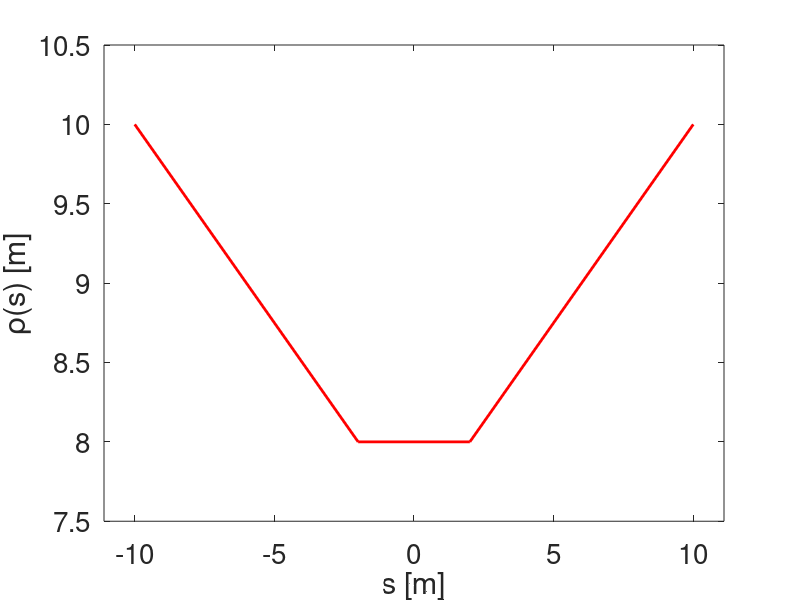
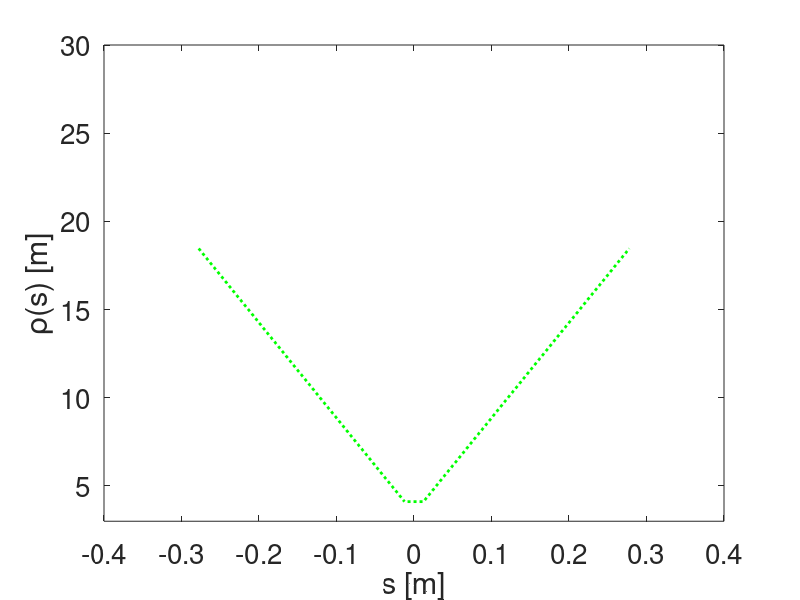
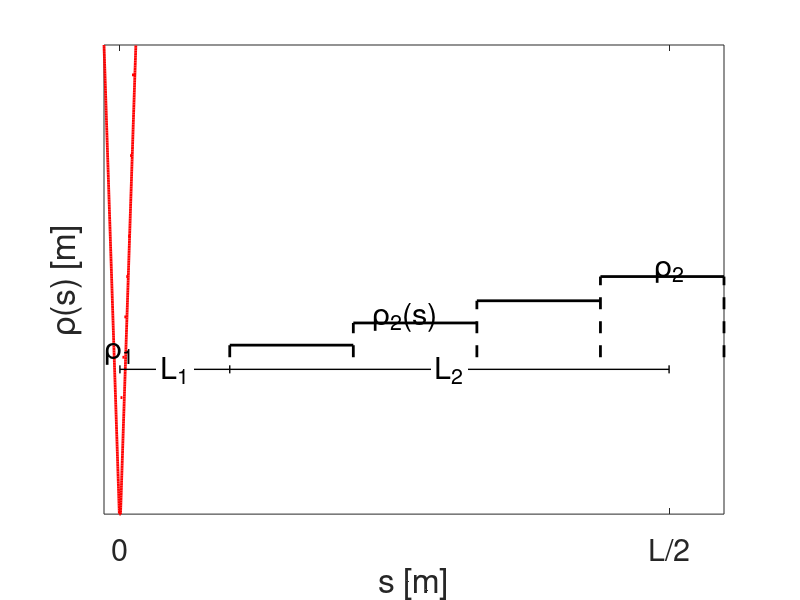
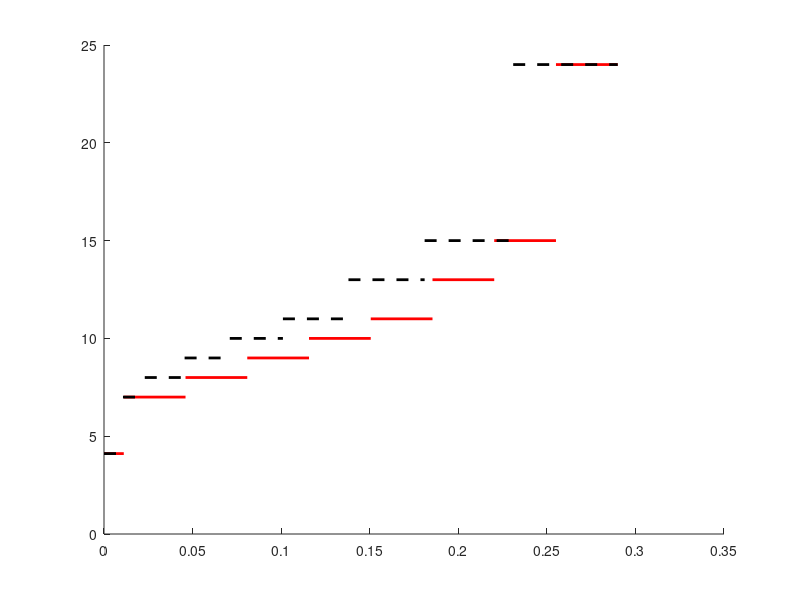

Source code (MATLAB) for these figures, in order: (Note: this script raises an error after producing the figures.)
%trapezium shape
fontsize1=25;
fontsize2=20;
fontsize3=22;

%benfing radius evolution
f=figure('units','normalized','position',[.1 .1 .3 .4]);
hold all;
plot([-10 -2],8+(2+[-10 -2]).*(8-10)./8,'-r','LineWidth',2);
plot([-2 2],[8 8],'-r','LineWidth',2);
plot([2 10],8+(2-[2 10]).*(8-10)./8,'-r','LineWidth',2); 
xlabel('s [m]','FontSize',fontsize1)
ylabel('\rho(s) [m]','FontSize',fontsize1)
set(gcf,'color','w');
set(gca,'fontsize',fontsize2)
box on
xlim([-11.1 11.1]); 
ylim([7.5 10.5]); 
%%
%benfing radius evolution
f=figure('units','normalized','position',[.1 .1 .3 .4]);
hold all;
En=2.86;
rmin=4.111; %4.111

%rho=0.1550;el=0.0428; %'N_d=100, L=0.7m'
rho=0.2150;el=0.0439; %'N_d=100, L=0.58m'
%rho=0.2600;el=0.0426;  %'N_d=90, L=0.58m'

rmax=rmin/rho;
Ld=0.58/2;
LL1=Ld./(1+1./el);
LL2=LL1/el;

plot([[-LL2 -LL1],[-LL1 LL1],[LL1 LL2]],[rmin+(LL1+[-LL2 -LL1]).*(rmin-rmax)./LL2,[rmin rmin],rmin+(LL1-[LL1 LL2]).*(rmin-rmax)./LL2],':g','LineWidth',2);

xlabel('s [m]','FontSize',fontsize1)
ylabel('\rho(s) [m]','FontSize',fontsize1)
set(gcf,'color','w');
set(gca,'fontsize',fontsize2)
box on
%xlim([-0.32 0.32]); 
ylim([3 30]); 
%legend('N_d=100, L=0.7m', 'N_d=100, L=0.58m','N_d=90, L=0.58m','Location','north');
%[0.1550 0.0428], [0.2150 0.0439] [0.2600 0.0426]
%% 
En=2.86;
rhmin=4.111; %4.111
rho=0.26117;%rho=0.294956491786509;
r2=rhmin/rho;
L1=0.0107;
Ld=0.58/2;
L2=Ld-L1;
%Bf=En/(rhmin*0.2998);
f=figure('units','normalized','position',[.1 .1 .3 .4]);
hold all;
plot([-Ld:0.001:-L1],rhmin+(L1+[-Ld:0.001:-L1]).*(rhmin-r2)./L2,'-r','LineWidth',2);
plot([-L1 L1],[rhmin rhmin],'-r','LineWidth',2);
plot([L1:0.001:Ld],rhmin+(L1-[L1:0.001:Ld]).*(rhmin-r2)./L2,'-r','LineWidth',2); 
xlabel('s [m]','FontSize',fontsize1)
ylabel('\rho(s) [m]','FontSize',fontsize1)
set(gcf,'color','w');
set(gca,'fontsize',fontsize2)
box on
axis('tight')
%xlim([-11.1 11.1]); 
%ylim([7.5 10.5]); 
%%
ang=(2*pi/90)/2;
th=ang-L1/rhmin;
ANGLE=th/7;
rr=0.4647368393+0.03;
difer=(r2-rhmin)/7;
hold all;
% ldif=0.02803921119/6;
% l1=0.03885561169+ldif;
% l2=0.03764600718+ldif;
% l3=0.03643640266+ldif;
% l4=0.03522679814+ldif;
% l5=0.03401719362+ldif;
% l6=0.0328075891+ldif;
% l7=0.06431039763+ldif;
%r8=rhmin+rr;r7=rhmin+rr*4;r6=rhmin+rr*7;r5=rhmin+rr*10;r4=rhmin+rr*13;r3=rhmin+rr*16;
%r8=4.820718648747818;r7=6.491941842148647;r6=8.206140656321455;r5=9.977327399074657;r4=11.808391921502986;r3=13.702422826265293;r2=16.378885543514613;
r8 = 5.5; r7 = 7; r6 = 8.5; r5 = 10; r4 = 11.5; r3 = 13;  rmax = 15.74;
r8 = 7; r7 = 8; r6 = 9; r5 = 10; r4 = 11; r3 = 13;  rmax = 15;
lens=(Ld-L1)/8;
%lens=0.03735;

plot([0 L1],[rhmin rhmin],'-r','LineWidth',2);
plot([L1 L1+lens],[r8 r8],'-r','LineWidth',2);
plot([L1+lens L1+2*lens],[r7 r7],'-r','LineWidth',2);
plot([L1+2*lens L1+3*lens],[r6 r6],'-r','LineWidth',2);
plot([L1+3*lens L1+4*lens],[r5 r5],'-r','LineWidth',2);
plot([L1+4*lens L1+5*lens],[r4 r4],'-r','LineWidth',2);
plot([L1+5*lens L1+6*lens],[r3 r3],'-r','LineWidth',2);
plot([L1+6*lens Ld],[rmax rmax],'-r','LineWidth',2);

%newrhos=[5.056752499623296 6.950758023605292 8.953188883274237 11.103791793980930 13.419644839727727 15.920555491291504 19.861078158270264]
%%
%axis('tight')
plot([0 2],[7.7 7.7],'-k','LineWidth',1);
plot([2 10],[7.7 7.7],'-k','LineWidth',1);
plot([0 0],[7.6 7.8],'-k','LineWidth',1);
plot([2 2],[7.6 7.8],'-k','LineWidth',1);
plot([10 10],[7.6 7.8],'-k','LineWidth',1);
set(gca, 'YTick', []);
set(gca,'XTick',[ 0 10]);
set(gca,'XTickLabel', {'0','L/2'},'FontSize',fontsize3);  

strmax1 = {'\rho_{1}'};
text(0,8.1,strmax1,'HorizontalAlignment','center','Color','black','FontSize',fontsize3);
strmax2 = {'\rho_{2}'};
text(10,10.13,strmax2,'HorizontalAlignment','center','Color','black','FontSize',fontsize3);
strmax3 = {'L_1'};
text(1,7.7,strmax3,'HorizontalAlignment','center','Color','black','BackgroundColor','w','FontSize',fontsize3);
strmax3 = {'L_2'};
text(6,7.7,strmax3,'HorizontalAlignment','center','Color','black','BackgroundColor','w','FontSize',fontsize3);
strmax = {'\rho_{2}(s)'};
text(5.2,9,strmax,'HorizontalAlignment','center','Color','black','FontSize',fontsize3);

%% to insert also the shapes of the consequetive dipoles used in MADX
plot([2 4.25],[8.3 8.3],'-k','LineWidth',2);
plot([4.25 6.5],[8.85 8.85],'-k','LineWidth',2);
plot([6.5 8.75],[9.4 9.4],'-k','LineWidth',2);
plot([8.75 11],[10 10],'-k','LineWidth',2);

plot([2 2],[8 8.3],'--k','LineWidth',2);
plot([4.25 4.25],[8 8.85],'--k','LineWidth',2);
plot([6.5 6.5],[8 9.4],'--k','LineWidth',2);
plot([8.75 8.75],[8 10],'--k','LineWidth',2);
plot([11 11],[8 10],'--k','LineWidth',2);

%% bending radius variation
figure;
hold all;

ll0=0.011166920934448; 

%trapezium
thelength=0.034854134883194;
r1=4.111;rr1=4.585220079748774;rr2=5.6;rr3=6.6;rr4=7.6;rr5=8.6;rr6=9.6;rr7=10.5;r2=12.164521378902204;
r1=4.111;rr1 = 7; rr2 = 8; rr3 = 9; rr4 = 10; rr5 = 11; rr6 = 13;  rr7 = 15; r2=24;

plot([0 ll0],[r1 r1],'-r','LineWidth',2);
plot([ll0 ll0+thelength],[rr1 rr1],'-r','LineWidth',2);
plot([ll0+thelength ll0+2*thelength],[rr2 rr2],'-r','LineWidth',2);
plot([ll0+2*thelength ll0+3*thelength],[rr3 rr3],'-r','LineWidth',2);
plot([ll0+3*thelength ll0+4*thelength],[rr4 rr4],'-r','LineWidth',2);
plot([ll0+4*thelength ll0+5*thelength],[rr5 rr5],'-r','LineWidth',2);
plot([ll0+5*thelength ll0+6*thelength],[rr6 rr6],'-r','LineWidth',2);
plot([ll0+6*thelength ll0+7*thelength],[rr7 rr7],'-r','LineWidth',2);
plot([ll0+7*thelength ll0+8*thelength],[r2 r2],'-r','LineWidth',2);

%trapezium ciemat
l1 = 0.010714;l2 = 0.0123;l3 = 0.022486;l4 = 0.0255;l5 = 0.03;l6 = 0.037;l7 = 0.043;l8 = 0.05;l9 = 0.059;
ang1 = 0.002606347383; ang2 =0.004233412896;
rrr2=l2/ang1;rrr3=l3/ang1;rrr4=l4/ang2;rrr5=l5/ang2;rrr6=l6/ang2;rrr7=l7/ang2;rrr8=l8/ang2;r22=8.453629446843511;
plot([0 l1],[r1 r1],'--k','LineWidth',2);
plot([l1 l1+l2],[rr1 rr1],'--k','LineWidth',2);
plot([l1+l2 l1+l2+l3],[rr2 rr2],'--k','LineWidth',2);
plot([l1+l2+l3 l1+l2+l3+l4],[rr3 rr3],'--k','LineWidth',2);
plot([l1+l2+l3+l4 l1+l2+l3+l4+l5],[rr4 rr4],'--k','LineWidth',2);
plot([l1+l2+l3+l4+l5 l1+l2+l3+l4+l5+l6],[rr5 rr5],'--k','LineWidth',2);
plot([l1+l2+l3+l4+l5+l6 l1+l2+l3+l4+l5+l6+l7],[rr6 rr6],'--k','LineWidth',2);
plot([l1+l2+l3+l4+l5+l6+l7 l1+l2+l3+l4+l5+l6+l7+l8],[rr7 rr7],'--k','LineWidth',2);
plot([l1+l2+l3+l4+l5+l6+l7+l8 l1+l2+l3+l4+l5+l6+l7+l8+l9],[r2 r2],'--k','LineWidth',2);


%step
%ls =0.278835201857565;
%plot([0 ll0],[r1 r1],'--b','LineWidth',2);
%plot([ll0 ll0+ls],[r2 r2],'--b','LineWidth',2)
%% field variation
figure;
hold all;

ll0=0.011166920934448; 
multip=2.86/0.2998;
%trapezium
thelength=lens;
r1=multip/4.111;rr1=multip/4.585220079748774;rr2=multip/5.6;rr3=multip/6.6;rr4=multip/7.6;rr5=multip/8.6;rr6=multip/9.6;rr7=multip/10.5;r2=multip/12.164521378902204;
r1=multip/4.111;rr1 = multip/7; rr2 = multip/8; rr3 = multip/9; rr4 = multip/10; rr5 = multip/11; rr6 = multip/13;  rr7 = multip/15; r2=multip/25;

%r1=multip/rhmin;rr1=multip/r8;rr2=multip/r7;rr3=multip/r6;rr4=multip/r5;rr5=multip/r4;rr6=multip/r3;rr7=multip/rmax;r2=multip/12.164521378902204;
plot([0 ll0],[r1 r1],'-k','LineWidth',2);
plot([ll0 ll0+thelength],[rr1 rr1],'-k','LineWidth',2);
plot([ll0+thelength ll0+2*thelength],[rr2 rr2],'-k','LineWidth',2);
plot([ll0+2*thelength ll0+3*thelength],[rr3 rr3],'-k','LineWidth',2);
plot([ll0+3*thelength ll0+4*thelength],[rr4 rr4],'-k','LineWidth',2);
plot([ll0+4*thelength ll0+5*thelength],[rr5 rr5],'-k','LineWidth',2);
plot([ll0+5*thelength ll0+6*thelength],[rr6 rr6],'-k','LineWidth',2);
plot([ll0+6*thelength ll0+7*thelength],[rr7 rr7],'-k','LineWidth',2);
plot([ll0+7*thelength ll0+8*thelength],[r2 r2],'-k','LineWidth',2);

%trapezium ciemat
l1 = 0.010714;l2 = 0.0123;l3 = 0.022486;l4 = 0.0255;l5 = 0.03;l6 = 0.037;l7 = 0.043;l8 = 0.05;l9 = 0.059;
ang1 = 0.002606347383; ang2 =0.004233412896;
rrr2=multip/(l2/ang1);rrr3=multip/(l3/ang2);rrr4=multip/(l4/ang2);rrr5=multip/(l5/ang2);rrr6=multip/(l6/ang2);rrr7=multip/(l7/ang2);rrr8=multip/(l8/ang2);r22=multip/8.453629446843511;
plot([0 l1],[r1 r1],'--b','LineWidth',2);
plot([l1 l1+l2],[rr1 rr1],'--b','LineWidth',2);
plot([l1+l2 l1+l2+l3],[rr2 rr2],'--b','LineWidth',2);
plot([l1+l2+l3 l1+l2+l3+l4],[rr3 rr3],'--b','LineWidth',2);
plot([l1+l2+l3+l4 l1+l2+l3+l4+l5],[rr4 rr4],'--b','LineWidth',2);
plot([l1+l2+l3+l4+l5 l1+l2+l3+l4+l5+l6],[rr5 rr5],'--b','LineWidth',2);
plot([l1+l2+l3+l4+l5+l6 l1+l2+l3+l4+l5+l6+l7],[rr6 rr6],'--b','LineWidth',2);
plot([l1+l2+l3+l4+l5+l6+l7 l1+l2+l3+l4+l5+l6+l7+l8],[rr7 rr7],'--b','LineWidth',2);
plot([l1+l2+l3+l4+l5+l6+l7+l8 l1+l2+l3+l4+l5+l6+l7+l8+l9],[r2 r2],'--b','LineWidth',2);


%step
%ls =0.278835201857565;
%plot([0 ll0],[r1 r1],'--b','LineWidth',2);
%plot([ll0 ll0+ls],[r2 r2],'--b','LineWidth',2)
%%
%trapezium ciemat
figure;
hold all;
%OLD ciemat trap in madx
l1 = 0.010714;l2 = 0.0123;l3 = 0.022486;l4 = 0.0255;l5 = 0.03;l6 = 0.037;l7 = 0.043;l8 = 0.05;l9 = 0.059;
ang1 = 0.002606347383; ang2 =0.004233412896;
multip=2.86/0.2998;
r1=multip/4.111;rrr2=multip/(l2/ang1);rrr3=multip/(l3/ang2);rrr4=multip/(l4/ang2);rrr5=multip/(l5/ang2);rrr6=multip/(l6/ang2);rrr7=multip/(l7/ang2);rrr8=multip/(l8/ang2);%r22=multip/8.453629446843511;
r2=0.685;
plot([0 l1],[r1 r1],'-b','LineWidth',2);
plot([l1 l1+l2],[rrr2 rrr2],'-b','LineWidth',2);
plot([l1+l2 l1+l2+l3],[rrr3 rrr3],'-b','LineWidth',2);
plot([l1+l2+l3 l1+l2+l3+l4],[rrr4 rrr4],'-b','LineWidth',2);
plot([l1+l2+l3+l4 l1+l2+l3+l4+l5],[rrr5 rrr5],'-b','LineWidth',2);
plot([l1+l2+l3+l4+l5 l1+l2+l3+l4+l5+l6],[rrr6 rrr6],'-b','LineWidth',2);
plot([l1+l2+l3+l4+l5+l6 l1+l2+l3+l4+l5+l6+l7],[rrr7 rrr7],'-b','LineWidth',2);
plot([l1+l2+l3+l4+l5+l6+l7 l1+l2+l3+l4+l5+l6+l7+l8],[rrr8 rrr8],'-b','LineWidth',2);
hh1=plot([l1+l2+l3+l4+l5+l6+l7+l8 l1+l2+l3+l4+l5+l6+l7+l8+l9],[r2 r2],'-b','LineWidth',2);

%NEW ciemat trap in madx
%b2 = 5.5; b3 = 6.8; b4 = 7.9; b5 = 9; b6 = 10.5; b7 = 11.5; b8 = 14; b9=15.63;
b2 = 7; b3 = 8; b4 = 9; b5 = 9.5; b6 = 11; b7 = 12; b8 = 14; b9=15.63;
%b2 = 7; b3 = 8; b4 = 9; b5 = 10; b6 = 11; b7 = 13;  b8 = 15; b9=24;

r1=multip/4.111;bb2=multip/(b2);bb3=multip/(b3);bb4=multip/(b4);bb5=multip/(b5);bb6=multip/(b6);bb7=multip/(b7);bb8=multip/(b8);%r22=multip/8.453629446843511;
r2=multip/b9;
plot([0 l1],[r1 r1],'--r','LineWidth',2);
plot([l1 l1+l2],[bb2 bb2],'--r','LineWidth',2);
plot([l1+l2 l1+l2+l3],[bb3 bb3],'--r','LineWidth',2);
plot([l1+l2+l3 l1+l2+l3+l4],[bb4 bb4],'--r','LineWidth',2);
plot([l1+l2+l3+l4 l1+l2+l3+l4+l5],[bb5 bb5],'--r','LineWidth',2);
plot([l1+l2+l3+l4+l5 l1+l2+l3+l4+l5+l6],[bb6 bb6],'--r','LineWidth',2);
plot([l1+l2+l3+l4+l5+l6 l1+l2+l3+l4+l5+l6+l7],[bb7 bb7],'--r','LineWidth',2);
plot([l1+l2+l3+l4+l5+l6+l7 l1+l2+l3+l4+l5+l6+l7+l8],[bb8 bb8],'--r','LineWidth',2);
hh2=plot([l1+l2+l3+l4+l5+l6+l7+l8 l1+l2+l3+l4+l5+l6+l7+l8+l9],[r2 r2],'--r','LineWidth',2);

%analytical result
ll1=0.01;
plot([0 ll1],[r1 r1],'--k')
rmax=15.63;
ss=[ll1:0.001:Ld];
Bvar=multip./(rhmin+(ll1-ss).*(rhmin-rmax)/(Ld-ll1));
hh3=plot(ss,Bvar,'--k');

sss=[0:0.001:Ld];
Bvar2=multip./(rhmin+(-sss).*(rhmin-rmax)/(Ld));
hh4=plot(sss,Bvar2,'--g');

ssss=[ll1:0.001:Ld];
Bvar3=multip./(b2+(ll1-ssss).*(b2-rmax)/(Ld-ll1));
hh4=plot(ssss,Bvar3,'--c');

legend([hh1,hh2,hh3],'madx_{old}','madx_{new}','anal.','other');
%% shorter dipole, 0.532
fid1 = fopen(['v67_GFR_field.table']);
L1 = textscan(fid1,'%f%f%f%f%f%f%f%f%f%f%f%f','Headerlines',8);
fclose(fid1);
%trapezium ciemat
figure('Position',[100 100 650 500]);
hold all;
Nd=90;
%l1 = 0.01;l2 = 0.011;l3 = 0.021;l4 = 0.023;l5 = 0.03;l6 = 0.032;l7 = 0.0381;l8 = 0.04811;l9 = 0.058125;
%OLD ciemat trap in madx
l1 = 0.005;l2 = 0.013;l3 = 0.023;l4 = 0.026;l5 = 0.031;l6 = 0.037;l7 = 0.043;l8 = 0.053;l9 = 0.059;
%l1 = 0.005;l2 = 0.0123;l3 = 0.022486;l4 = 0.0255;l5 = 0.03;l6 = 0.037;l7 = 0.043;l8 = 0.05+0.00714;l9 = 0.059+0.005;
ang0=0.0012161;
ang1=0.003;
ang2=0.0044;
ang3=0.0044;
ang4=0.0045;
ang5=0.0045;
ang6=0.0045;
ang7=0.0046;
ang8=0.00379;
totallength=2*(l1+l2+l3+l4+l5+l6+l7+l8+l9)
totalangle=(2*pi/Nd)/2-(ang0+ang1+ang2+ang3+ang4+ang5+ang6+ang7+ang8)
[(ang0);(ang1);(ang2);(ang3);(ang4);(ang5);(ang6);(ang7);(ang8)]'
[(l1/ang0);(l2/ang1);(l3/ang2);(l4/ang3);(l5/ang4);(l6/ang5);(l7/ang6);(l8/ang7);(l9/ang8)]' %r22=multip/8.453629446843511;
r1=multip/(l1/ang0);
%r2=multip/(l9/ang8)]
%multip=2.86/0.2998;
%r1=multip/(l1/ang0);rrr2=multip/(l2/ang1);rrr3=multip/(l3/ang2);rrr4=multip/(l4/ang3);rrr5=multip/(l5/ang4);rrr6=multip/(l6/ang5);rrr7=multip/(l7/ang6);rrr8=multip/(l8/ang7);%r22=multip/8.453629446843511;
%r2=multip/(l9/ang8);
%  plot([0 l1],[r1 r1],'-b','LineWidth',2);
%  plot([l1 l1+l2],[rrr2 rrr2],'-b','LineWidth',2);
%  plot([l1+l2 l1+l2+l3],[rrr3 rrr3],'-b','LineWidth',2);
%  plot([l1+l2+l3 l1+l2+l3+l4],[rrr4 rrr4],'-b','LineWidth',2);
%  plot([l1+l2+l3+l4 l1+l2+l3+l4+l5],[rrr5 rrr5],'-b','LineWidth',2);
%  plot([l1+l2+l3+l4+l5 l1+l2+l3+l4+l5+l6],[rrr6 rrr6],'-b','LineWidth',2);
%  plot([l1+l2+l3+l4+l5+l6 l1+l2+l3+l4+l5+l6+l7],[rrr7 rrr7],'-b','LineWidth',2);
%  plot([l1+l2+l3+l4+l5+l6+l7 l1+l2+l3+l4+l5+l6+l7+l8],[rrr8 rrr8],'-b','LineWidth',2);
%  hh1=plot([l1+l2+l3+l4+l5+l6+l7+l8 l1+l2+l3+l4+l5+l6+l7+l8+l9],[r2 r2],'-b','LineWidth',2);
%  plot([0 -l1],[r1 r1],'-b','LineWidth',2);
%  plot(-[l1 l1+l2],[rrr2 rrr2],'-b','LineWidth',2);
%  plot(-[l1+l2 l1+l2+l3],[rrr3 rrr3],'-b','LineWidth',2);
%  plot(-[l1+l2+l3 l1+l2+l3+l4],[rrr4 rrr4],'-b','LineWidth',2);
%  plot(-[l1+l2+l3+l4 l1+l2+l3+l4+l5],[rrr5 rrr5],'-b','LineWidth',2);
%  plot(-[l1+l2+l3+l4+l5 l1+l2+l3+l4+l5+l6],[rrr6 rrr6],'-b','LineWidth',2);
%  plot(-[l1+l2+l3+l4+l5+l6 l1+l2+l3+l4+l5+l6+l7],[rrr7 rrr7],'-b','LineWidth',2);
%  plot(-[l1+l2+l3+l4+l5+l6+l7 l1+l2+l3+l4+l5+l6+l7+l8],[rrr8 rrr8],'-b','LineWidth',2);
%  hh1=plot(-[l1+l2+l3+l4+l5+l6+l7+l8 l1+l2+l3+l4+l5+l6+l7+l8+l9],[r2 r2],'-b','LineWidth',2);
%NEW ciemat trap in madx
%b2 = 5.5; b3 = 6.8; b4 = 7.9; b5 = 9; b6 = 10.5; b7 = 11.5; b8 = 14; b9=15.63;
%b2 = 5.5; b3 = 6.2; b4 = 7.2; b5 = 8.2; b6 = 10; b7 = 12; b8 = 14; b9=25;
%b2 = 5.2; b3 = 6.1; b4 = 7; b5 = 8.1; b6 =10; b7 = 11.5; b8 = 13.5; b9=20;
%b2 = 5; b3 = 5.8; b4 = 7; b5 = 8.2; b6 =10.2; b7 = 12; b8 = 14; b9=18;
%b2 = 7; b3 = 8; b4 = 9; b5 = 10; b6 = 11; b7 = 13;  b8 = 15; b9=24;
%b2 = 5; b3 = 6.5; b4 = 8.7; b5 =11.5; b6 = 14.7; b7 = 18.5; b8 = 23; b9=30;

%ciemat design
hh1=plot(L1{3}(1:400)/1000,-L1{5}(1:400),'r','LineWidth',2); hold all; plot(-L1{3}(1:400)/1000,-L1{5}(1:400),'r','LineWidth',2);

%analytical result
ll1=l1;
plot([0 ll1],[r1 r1],'--k')
rmax=l9/ang8; %rho=0.263
%rmax=15.6312; %rho=0.263
%rmax=18; %rho=0.263
ss=[ll1:0.001:totallength/2];
Bvar=multip./(rhmin+(ll1-ss).*(rhmin-rmax)/(totallength/2-ll1));
hh3=plot(ss,Bvar,'--k','LineWidth',2);
Bvar2=multip./(rhmin+(ll1-ss).*(rhmin-rmax)/(totallength/2-ll1));
plot(-ss,Bvar2,'--k','LineWidth',2);

%in madx
r1=multip/(l1/ang0);rrr2=multip/(l2/ang1);rrr3=multip/(l3/ang2);rrr4=multip/(l4/ang3);rrr5=multip/(l5/ang4);rrr6=multip/(l6/ang5);rrr7=multip/(l7/ang6);rrr8=multip/(l8/ang7);%r22=multip/8.453629446843511;
r2=multip/(l9/ang8);
% plot([0 l1],[r1 r1],'-b','LineWidth',2);
% plot([l1 l1+l2],[rrr2 rrr2],'-b','LineWidth',2);
% plot([l1+l2 l1+l2+l3],[rrr3 rrr3],'-b','LineWidth',2);
% plot([l1+l2+l3 l1+l2+l3+l4],[rrr4 rrr4],'-b','LineWidth',2);
% plot([l1+l2+l3+l4 l1+l2+l3+l4+l5],[rrr5 rrr5],'-b','LineWidth',2);
% plot([l1+l2+l3+l4+l5 l1+l2+l3+l4+l5+l6],[rrr6 rrr6],'-b','LineWidth',2);
% plot([l1+l2+l3+l4+l5+l6 l1+l2+l3+l4+l5+l6+l7],[rrr7 rrr7],'-b','LineWidth',2);
% plot([l1+l2+l3+l4+l5+l6+l7 l1+l2+l3+l4+l5+l6+l7+l8],[rrr8 rrr8],'-b','LineWidth',2);
% hh2=plot([l1+l2+l3+l4+l5+l6+l7+l8 l1+l2+l3+l4+l5+l6+l7+l8+l9],[r2 r2],'-b','LineWidth',2);
all_lengths=[[0 l1],[l1 l1+l2],[l1+l2 l1+l2+l3],[l1+l2+l3 l1+l2+l3+l4],[l1+l2+l3+l4 l1+l2+l3+l4+l5],[l1+l2+l3+l4+l5 l1+l2+l3+l4+l5+l6],[l1+l2+l3+l4+l5+l6 l1+l2+l3+l4+l5+l6+l7],[l1+l2+l3+l4+l5+l6+l7 l1+l2+l3+l4+l5+l6+l7+l8],[l1+l2+l3+l4+l5+l6+l7+l8 l1+l2+l3+l4+l5+l6+l7+l8+l9]];
all_fields=[[r1 r1],[rrr2 rrr2],[rrr3 rrr3],[rrr4 rrr4],[rrr5 rrr5],[rrr6 rrr6],[rrr7 rrr7],[rrr8 rrr8],[r2 r2]];
hh2=plot(all_lengths, all_fields,'-b','LineWidth',1);

% plot(-[0 l1],[r1 r1],'-b','LineWidth',2);
% plot(-[l1 l1+l2],[rrr2 rrr2],'-b','LineWidth',2);
% plot(-[l1+l2 l1+l2+l3],[rrr3 rrr3],'-b','LineWidth',2);
% plot(-[l1+l2+l3 l1+l2+l3+l4],[rrr4 rrr4],'-b','LineWidth',2);
% plot(-[l1+l2+l3+l4 l1+l2+l3+l4+l5],[rrr5 rrr5],'-b','LineWidth',2);
% plot(-[l1+l2+l3+l4+l5 l1+l2+l3+l4+l5+l6],[rrr6 rrr6],'-b','LineWidth',2);
% plot(-[l1+l2+l3+l4+l5+l6 l1+l2+l3+l4+l5+l6+l7],[rrr7 rrr7],'-b','LineWidth',2);
% plot(-[l1+l2+l3+l4+l5+l6+l7 l1+l2+l3+l4+l5+l6+l7+l8],[rrr8 rrr8],'-b','LineWidth',2);
% hh2=plot(-[l1+l2+l3+l4+l5+l6+l7+l8 l1+l2+l3+l4+l5+l6+l7+l8+l9],[r2 r2],'-b','LineWidth',2);
hh2=plot(-all_lengths, all_fields,'-b','LineWidth',1);

%ll1=0.01;
%plot([0 ll1],[r1 r1],'-k')
%rmax=13.823133826496301; %rho=0.263
%rmax=15.6312; %rho=0.263
%rmax=18; %rho=0.263
% ss=[ll1:0.001:Ld];
% Bvar=multip./(rhmin+(ll1-ss).*(rhmin-rmax)/(Ld-ll1));
% hh3=plot(ss,Bvar,'-k','LineWidth',2);
% Bvar2=multip./(rhmin+(ll1-ss).*(rhmin-rmax)/(Ld-ll1));
% plot(-ss,Bvar2,'-k','LineWidth',2);

% sss=[0:0.001:Ld];
% rmax=15.6312; 
% Bvar2=multip./(rhmin+(-sss).*(rhmin-rmax)/(Ld));
% hh4=plot(sss,Bvar2,'--g');

% ssss=[ll1:0.001:Ld];
% Bvar3=multip./(b2+(ll1-ssss).*(b2-rmax)/(Ld-ll1));
% hh4=plot(ssss,Bvar3,'--c');

legend([hh1,hh3,hh2],'Designed variable bend (CIEMAT)','Trapezium field profile (analytical)','Modelled field profile (MADX)', 'location','north');
ylim([0 3]);
set(gca,'fontsize',17)
box on
set(gcf,'color','w');
xlabel('dipole length [m]','FontSize',20)
ylabel('dipole field [T]','FontSize',20)
%% test 1, much shorter dipole
fid1 = fopen(['v67_GFR_field.table']);
L1 = textscan(fid1,'%f%f%f%f%f%f%f%f%f%f%f%f','Headerlines',8);
fclose(fid1);
%trapezium ciemat
figure('Position',[100 100 650 500]);
hold all;
Nd=90;
%l1 = 0.01;l2 = 0.011;l3 = 0.021;l4 = 0.023;l5 = 0.03;l6 = 0.032;l7 = 0.0381;l8 = 0.04811;l9 = 0.058125;
%OLD ciemat trap in madx

% l1 = 0.005;l2 = 0.008;l3 = 0.02;l4 = 0.02;l5 = 0.02;l6 = 0.03;l7 = 0.03;l8 = 0.03;l9 = 0.04;
% %l1 = 0.005;l2 = 0.0123;l3 = 0.022486;l4 = 0.0255;l5 = 0.03;l6 = 0.037;l7 = 0.043;l8 = 0.05+0.00714;l9 = 0.059+0.005;
% ang0=0.0012161;
% ang1=0.0019;
% ang2=0.00445;
% ang3=0.0041;
% ang4=0.0038;
% ang5=0.0053;
% ang6=0.0048;
% ang7=0.0043;
% ang8=0.00504;

% l1 = 0.01;l2 = 0.03;l3 = 0.03;l4 = 0.03;l5 = 0.03;l6 = 0.03;l7 = 0.03;l8 = 0.03;l9 = 0.03;
% %l1 = 0.005;l2 = 0.0123;l3 = 0.022486;l4 = 0.0255;l5 = 0.03;l6 = 0.037;l7 = 0.043;l8 = 0.05+0.00714;l9 = 0.059+0.005;
% ang0=0.0012161*2;
% ang1=0.00335*2;
% ang2=0.00275*2;
% ang3=0.00225*2;
% ang4=0.00195*2;
% ang5=0.00175*2;
% ang6=0.00155*2;
% ang7=0.0014*2;
% ang8=0.001235*2;
%
l1 = 0.005;l2 = 0.04;l3 = 0.04;l4 = 0.04;l5 = 0.04;l6 = 0.04;l7 = 0.04;l8 = 0.04;l9 = 0.005;
%l1 = 0.005;l2 = 0.0123;l3 = 0.022486;l4 = 0.0255;l5 = 0.03;l6 = 0.037;l7 = 0.043;l8 = 0.05+0.00714;l9 = 0.059+0.005;
ang0=0.024325/3.35/3/2;
ang1=0.0045*2;
ang2=0.0031*2;
ang3=0.0025*2;
ang4=0.002*2;
ang5=0.0017*2;
ang6=0.0015*2;
ang7=0.0013*2;
ang8=0.00015*2;

totallength=2*(l1+l2+l3+l4+l5+l6+l7+l8+l9)
totalangle=(2*pi/Nd)/2-(ang0+ang1+ang2+ang3+ang4+ang5+ang6+ang7+ang8)
[(ang0);(ang1);(ang2);(ang3);(ang4);(ang5);(ang6);(ang7);(ang8)]'
[(l1/ang0);(l2/ang1);(l3/ang2);(l4/ang3);(l5/ang4);(l6/ang5);(l7/ang6);(l8/ang7);(l9/ang8)]' %r22=multip/8.453629446843511;
r1=multip/(l1/ang0);
%
%r2=multip/(l9/ang8)]
%multip=2.86/0.2998;
%r1=multip/(l1/ang0);rrr2=multip/(l2/ang1);rrr3=multip/(l3/ang2);rrr4=multip/(l4/ang3);rrr5=multip/(l5/ang4);rrr6=multip/(l6/ang5);rrr7=multip/(l7/ang6);rrr8=multip/(l8/ang7);%r22=multip/8.453629446843511;
%r2=multip/(l9/ang8);
%  plot([0 l1],[r1 r1],'-b','LineWidth',2);
%  plot([l1 l1+l2],[rrr2 rrr2],'-b','LineWidth',2);
%  plot([l1+l2 l1+l2+l3],[rrr3 rrr3],'-b','LineWidth',2);
%  plot([l1+l2+l3 l1+l2+l3+l4],[rrr4 rrr4],'-b','LineWidth',2);
%  plot([l1+l2+l3+l4 l1+l2+l3+l4+l5],[rrr5 rrr5],'-b','LineWidth',2);
%  plot([l1+l2+l3+l4+l5 l1+l2+l3+l4+l5+l6],[rrr6 rrr6],'-b','LineWidth',2);
%  plot([l1+l2+l3+l4+l5+l6 l1+l2+l3+l4+l5+l6+l7],[rrr7 rrr7],'-b','LineWidth',2);
%  plot([l1+l2+l3+l4+l5+l6+l7 l1+l2+l3+l4+l5+l6+l7+l8],[rrr8 rrr8],'-b','LineWidth',2);
%  hh1=plot([l1+l2+l3+l4+l5+l6+l7+l8 l1+l2+l3+l4+l5+l6+l7+l8+l9],[r2 r2],'-b','LineWidth',2);
%  plot([0 -l1],[r1 r1],'-b','LineWidth',2);
%  plot(-[l1 l1+l2],[rrr2 rrr2],'-b','LineWidth',2);
%  plot(-[l1+l2 l1+l2+l3],[rrr3 rrr3],'-b','LineWidth',2);
%  plot(-[l1+l2+l3 l1+l2+l3+l4],[rrr4 rrr4],'-b','LineWidth',2);
%  plot(-[l1+l2+l3+l4 l1+l2+l3+l4+l5],[rrr5 rrr5],'-b','LineWidth',2);
%  plot(-[l1+l2+l3+l4+l5 l1+l2+l3+l4+l5+l6],[rrr6 rrr6],'-b','LineWidth',2);
%  plot(-[l1+l2+l3+l4+l5+l6 l1+l2+l3+l4+l5+l6+l7],[rrr7 rrr7],'-b','LineWidth',2);
%  plot(-[l1+l2+l3+l4+l5+l6+l7 l1+l2+l3+l4+l5+l6+l7+l8],[rrr8 rrr8],'-b','LineWidth',2);
%  hh1=plot(-[l1+l2+l3+l4+l5+l6+l7+l8 l1+l2+l3+l4+l5+l6+l7+l8+l9],[r2 r2],'-b','LineWidth',2);
%NEW ciemat trap in madx
%b2 = 5.5; b3 = 6.8; b4 = 7.9; b5 = 9; b6 = 10.5; b7 = 11.5; b8 = 14; b9=15.63;
%b2 = 5.5; b3 = 6.2; b4 = 7.2; b5 = 8.2; b6 = 10; b7 = 12; b8 = 14; b9=25;
%b2 = 5.2; b3 = 6.1; b4 = 7; b5 = 8.1; b6 =10; b7 = 11.5; b8 = 13.5; b9=20;
%b2 = 5; b3 = 5.8; b4 = 7; b5 = 8.2; b6 =10.2; b7 = 12; b8 = 14; b9=18;
%b2 = 7; b3 = 8; b4 = 9; b5 = 10; b6 = 11; b7 = 13;  b8 = 15; b9=24;
%b2 = 5; b3 = 6.5; b4 = 8.7; b5 =11.5; b6 = 14.7; b7 = 18.5; b8 = 23; b9=30;

%ciemat design
hh1=plot(L1{3}(1:400)/1000,-L1{5}(1:400),'r','LineWidth',2); hold all; plot(-L1{3}(1:400)/1000,-L1{5}(1:400),'r','LineWidth',2);

%analytical result
ll1=l1;
plot([0 ll1],[r1 r1],'--k')
rmax=l9/ang8; %rho=0.263
%rmax=15.6312; %rho=0.263
%rmax=18; %rho=0.263
ss=[ll1:0.001:totallength/2];
Bvar=multip./(rhmin+(ll1-ss).*(rhmin-rmax)/(totallength/2-ll1));
hh3=plot(ss,Bvar,'--k','LineWidth',2);
Bvar2=multip./(rhmin+(ll1-ss).*(rhmin-rmax)/(totallength/2-ll1));
plot(-ss,Bvar2,'--k','LineWidth',2);

%in madx
r1=multip/(l1/ang0);rrr2=multip/(l2/ang1);rrr3=multip/(l3/ang2);rrr4=multip/(l4/ang3);rrr5=multip/(l5/ang4);rrr6=multip/(l6/ang5);rrr7=multip/(l7/ang6);rrr8=multip/(l8/ang7);%r22=multip/8.453629446843511;
r2=multip/(l9/ang8);
plot([0 l1],[r1 r1],'-b','LineWidth',2);
plot([l1 l1+l2],[rrr2 rrr2],'-b','LineWidth',2);
plot([l1+l2 l1+l2+l3],[rrr3 rrr3],'-b','LineWidth',2);
plot([l1+l2+l3 l1+l2+l3+l4],[rrr4 rrr4],'-b','LineWidth',2);
plot([l1+l2+l3+l4 l1+l2+l3+l4+l5],[rrr5 rrr5],'-b','LineWidth',2);
plot([l1+l2+l3+l4+l5 l1+l2+l3+l4+l5+l6],[rrr6 rrr6],'-b','LineWidth',2);
plot([l1+l2+l3+l4+l5+l6 l1+l2+l3+l4+l5+l6+l7],[rrr7 rrr7],'-b','LineWidth',2);
plot([l1+l2+l3+l4+l5+l6+l7 l1+l2+l3+l4+l5+l6+l7+l8],[rrr8 rrr8],'-b','LineWidth',2);
hh2=plot([l1+l2+l3+l4+l5+l6+l7+l8 l1+l2+l3+l4+l5+l6+l7+l8+l9],[r2 r2],'-b','LineWidth',2);
plot(-[0 l1],[r1 r1],'-b','LineWidth',2);
plot(-[l1 l1+l2],[rrr2 rrr2],'-b','LineWidth',2);
plot(-[l1+l2 l1+l2+l3],[rrr3 rrr3],'-b','LineWidth',2);
plot(-[l1+l2+l3 l1+l2+l3+l4],[rrr4 rrr4],'-b','LineWidth',2);
plot(-[l1+l2+l3+l4 l1+l2+l3+l4+l5],[rrr5 rrr5],'-b','LineWidth',2);
plot(-[l1+l2+l3+l4+l5 l1+l2+l3+l4+l5+l6],[rrr6 rrr6],'-b','LineWidth',2);
plot(-[l1+l2+l3+l4+l5+l6 l1+l2+l3+l4+l5+l6+l7],[rrr7 rrr7],'-b','LineWidth',2);
plot(-[l1+l2+l3+l4+l5+l6+l7 l1+l2+l3+l4+l5+l6+l7+l8],[rrr8 rrr8],'-b','LineWidth',2);
hh2=plot(-[l1+l2+l3+l4+l5+l6+l7+l8 l1+l2+l3+l4+l5+l6+l7+l8+l9],[r2 r2],'-b','LineWidth',2);
%ll1=0.01;
%plot([0 ll1],[r1 r1],'-k')
%rmax=13.823133826496301; %rho=0.263
%rmax=15.6312; %rho=0.263
%rmax=18; %rho=0.263
% ss=[ll1:0.001:Ld];
% Bvar=multip./(rhmin+(ll1-ss).*(rhmin-rmax)/(Ld-ll1));
% hh3=plot(ss,Bvar,'-k','LineWidth',2);
% Bvar2=multip./(rhmin+(ll1-ss).*(rhmin-rmax)/(Ld-ll1));
% plot(-ss,Bvar2,'-k','LineWidth',2);

% sss=[0:0.001:Ld];
% rmax=15.6312; 
% Bvar2=multip./(rhmin+(-sss).*(rhmin-rmax)/(Ld));
% hh4=plot(sss,Bvar2,'--g');

% ssss=[ll1:0.001:Ld];
% Bvar3=multip./(b2+(ll1-ssss).*(b2-rmax)/(Ld-ll1));
% hh4=plot(ssss,Bvar3,'--c');

legend([hh1,hh3,hh2],'Designed variable bend (CIEMAT)','Trapezium field profile (analytical)','Modelled field profile (MADX)', 'location','north');
ylim([0 3]);
set(gca,'fontsize',17)
box on
set(gcf,'color','w');
xlabel('dipole length [m]','FontSize',20)
ylabel('dipole field [T]','FontSize',20)
%% test 2, shorter dipole step-like
fid1 = fopen(['v67_GFR_field.table']);
L1 = textscan(fid1,'%f%f%f%f%f%f%f%f%f%f%f%f','Headerlines',8);
fclose(fid1);
%trapezium ciemat
figure('Position',[100 100 650 500]);
hold all;
Nd=90;
%l1 = 0.01;l2 = 0.011;l3 = 0.021;l4 = 0.023;l5 = 0.03;l6 = 0.032;l7 = 0.0381;l8 = 0.04811;l9 = 0.058125;
%OLD ciemat trap in madx
l1 = 0.145;l9 = 0.1; %l9 = 0.25;
%l1 = 0.005;l2 = 0.0123;l3 = 0.022486;l4 = 0.0255;l5 = 0.03;l6 = 0.037;l7 = 0.043;l8 = 0.05+0.00714;l9 = 0.059+0.005;
ang0=0.035;
ang8=0.0001;
totallength=2*(l1+l9)
totalangle=(2*pi/Nd)/2-(ang0+ang8)
%[(ang0);(ang8)]'
[(l1/ang0);(l9/ang8)]' %r22=multip/8.453629446843511;
r1=multip/(l1/ang0);
%r2=multip/(l9/ang8)]
%multip=2.86/0.2998;
%r1=multip/(l1/ang0);rrr2=multip/(l2/ang1);rrr3=multip/(l3/ang2);rrr4=multip/(l4/ang3);rrr5=multip/(l5/ang4);rrr6=multip/(l6/ang5);rrr7=multip/(l7/ang6);rrr8=multip/(l8/ang7);%r22=multip/8.453629446843511;
%r2=multip/(l9/ang8);
%  plot([0 l1],[r1 r1],'-b','LineWidth',2);
%  plot([l1 l1+l2],[rrr2 rrr2],'-b','LineWidth',2);
%  plot([l1+l2 l1+l2+l3],[rrr3 rrr3],'-b','LineWidth',2);
%  plot([l1+l2+l3 l1+l2+l3+l4],[rrr4 rrr4],'-b','LineWidth',2);
%  plot([l1+l2+l3+l4 l1+l2+l3+l4+l5],[rrr5 rrr5],'-b','LineWidth',2);
%  plot([l1+l2+l3+l4+l5 l1+l2+l3+l4+l5+l6],[rrr6 rrr6],'-b','LineWidth',2);
%  plot([l1+l2+l3+l4+l5+l6 l1+l2+l3+l4+l5+l6+l7],[rrr7 rrr7],'-b','LineWidth',2);
%  plot([l1+l2+l3+l4+l5+l6+l7 l1+l2+l3+l4+l5+l6+l7+l8],[rrr8 rrr8],'-b','LineWidth',2);
%  hh1=plot([l1+l2+l3+l4+l5+l6+l7+l8 l1+l2+l3+l4+l5+l6+l7+l8+l9],[r2 r2],'-b','LineWidth',2);
%  plot([0 -l1],[r1 r1],'-b','LineWidth',2);
%  plot(-[l1 l1+l2],[rrr2 rrr2],'-b','LineWidth',2);
%  plot(-[l1+l2 l1+l2+l3],[rrr3 rrr3],'-b','LineWidth',2);
%  plot(-[l1+l2+l3 l1+l2+l3+l4],[rrr4 rrr4],'-b','LineWidth',2);
%  plot(-[l1+l2+l3+l4 l1+l2+l3+l4+l5],[rrr5 rrr5],'-b','LineWidth',2);
%  plot(-[l1+l2+l3+l4+l5 l1+l2+l3+l4+l5+l6],[rrr6 rrr6],'-b','LineWidth',2);
%  plot(-[l1+l2+l3+l4+l5+l6 l1+l2+l3+l4+l5+l6+l7],[rrr7 rrr7],'-b','LineWidth',2);
%  plot(-[l1+l2+l3+l4+l5+l6+l7 l1+l2+l3+l4+l5+l6+l7+l8],[rrr8 rrr8],'-b','LineWidth',2);
%  hh1=plot(-[l1+l2+l3+l4+l5+l6+l7+l8 l1+l2+l3+l4+l5+l6+l7+l8+l9],[r2 r2],'-b','LineWidth',2);
%NEW ciemat trap in madx
%b2 = 5.5; b3 = 6.8; b4 = 7.9; b5 = 9; b6 = 10.5; b7 = 11.5; b8 = 14; b9=15.63;
%b2 = 5.5; b3 = 6.2; b4 = 7.2; b5 = 8.2; b6 = 10; b7 = 12; b8 = 14; b9=25;
%b2 = 5.2; b3 = 6.1; b4 = 7; b5 = 8.1; b6 =10; b7 = 11.5; b8 = 13.5; b9=20;
%b2 = 5; b3 = 5.8; b4 = 7; b5 = 8.2; b6 =10.2; b7 = 12; b8 = 14; b9=18;
%b2 = 7; b3 = 8; b4 = 9; b5 = 10; b6 = 11; b7 = 13;  b8 = 15; b9=24;
%b2 = 5; b3 = 6.5; b4 = 8.7; b5 =11.5; b6 = 14.7; b7 = 18.5; b8 = 23; b9=30;

%ciemat design
hh1=plot(L1{3}(1:400)/1000,-L1{5}(1:400),'r','LineWidth',2); hold all; plot(-L1{3}(1:400)/1000,-L1{5}(1:400),'r','LineWidth',2);

%analytical result
ll1=l1;
plot([0 ll1],[r1 r1],'--k')
rmax=l9/ang8; %rho=0.263
%rmax=15.6312; %rho=0.263
%rmax=18; %rho=0.263
ss=[ll1:0.001:totallength/2];
Bvar=multip./(rhmin+(ll1-ss).*(rhmin-rmax)/(totallength/2-ll1));
hh3=plot(ss/2,Bvar,'--k','LineWidth',2);
Bvar2=multip./(rhmin+(ll1-ss).*(rhmin-rmax)/(totallength/2-ll1));
plot(-ss/2,Bvar2,'--k','LineWidth',2);

%in madx
r1=multip/(l1/ang0);rrr2=multip/(l2/ang1);rrr3=multip/(l3/ang2);rrr4=multip/(l4/ang3);rrr5=multip/(l5/ang4);rrr6=multip/(l6/ang5);rrr7=multip/(l7/ang6);rrr8=multip/(l8/ang7);%r22=multip/8.453629446843511;
r2=multip/(l9/ang8);
plot([0 l1],[r1 r1],'-b','LineWidth',2);
hh2=plot([l1 l1+l9],[r2 r2],'-b','LineWidth',2);
plot(-[0 l1],[r1 r1],'-b','LineWidth',2);
hh2=plot(-[l1 l1+l9],[r2 r2],'-b','LineWidth',2);
%ll1=0.01;
%plot([0 ll1],[r1 r1],'-k')
%rmax=13.823133826496301; %rho=0.263
%rmax=15.6312; %rho=0.263
%rmax=18; %rho=0.263
% ss=[ll1:0.001:Ld];
% Bvar=multip./(rhmin+(ll1-ss).*(rhmin-rmax)/(Ld-ll1));
% hh3=plot(ss,Bvar,'-k','LineWidth',2);
% Bvar2=multip./(rhmin+(ll1-ss).*(rhmin-rmax)/(Ld-ll1));
% plot(-ss,Bvar2,'-k','LineWidth',2);

% sss=[0:0.001:Ld];
% rmax=15.6312; 
% Bvar2=multip./(rhmin+(-sss).*(rhmin-rmax)/(Ld));
% hh4=plot(sss,Bvar2,'--g');

% ssss=[ll1:0.001:Ld];
% Bvar3=multip./(b2+(ll1-ssss).*(b2-rmax)/(Ld-ll1));
% hh4=plot(ssss,Bvar3,'--c');

legend([hh1,hh3,hh2],'Designed variable bend (CIEMAT)','Trapezium field profile (analytical)','Modelled field profile (MADX)', 'location','north');
ylim([0 3]);
set(gca,'fontsize',17)
box on
set(gcf,'color','w');
xlabel('dipole length [m]','FontSize',20)
ylabel('dipole field [T]','FontSize',20)
%% less dipole pieces
%trapezium ciemat
figure;
hold all;
%OLD ciemat trap in madx
l1 = 0.010714;l2 = 0.0123+0.022486;l3 = 0.0255+0.03;l4 = 0.037+0.043;l5 = 0.05+0.059;
ang1 = 0.002606347383; ang2 =0.0074;
multip=2.86/0.2998;
r1=multip/4.111;rrr2=(multip/(0.0123/ang1)+multip/(0.022486/ang2))/3;rrr3=multip/(l3/ang2);rrr4=multip/(l4/ang2);rrr5=multip/(l5/ang2);%r22=multip/8.453629446843511;
r2=0.685;
plot([0 l1],[r1 r1],'-b','LineWidth',2);
plot([l1 l1+l2],[rrr2 rrr2],'-b','LineWidth',2);
plot([l1+l2 l1+l2+l3],[rrr3 rrr3],'-b','LineWidth',2);
plot([l1+l2+l3 l1+l2+l3+l4],[rrr4 rrr4],'-b','LineWidth',2);
plot([l1+l2+l3+l4 l1+l2+l3+l4+l5],[rrr5 rrr5],'-b','LineWidth',2);

%NEW ciemat trap in madx
%b2 = 5.5; b3 = 6.8; b4 = 7.9; b5 = 9; b6 = 10.5; b7 = 11.5; b8 = 14; b9=15.63;
%b2 = 5; b3 = 6.2; b4 = 7.2; b5 = 8.2; b6 = 10; b7 = 12; b8 = 15; b9=50;
b2 = 5.6; b3 = 7.8; b4 = 11.8; b5 = 18;
%b2 = 7; b3 = 8; b4 = 9; b5 = 10; b6 = 11; b7 = 13;  b8 = 15; b9=24;

r1=multip/4.111;bb2=multip/(b2);bb3=multip/(b3);bb4=multip/(b4);bb5=multip/(b5);%r22=multip/8.453629446843511;
%r2=multip/b9;
plot([0 l1],[r1 r1],'-r','LineWidth',2);
plot([l1 l1+l2],[bb2 bb2],'-r','LineWidth',2);
plot([l1+l2 l1+l2+l3],[bb3 bb3],'-r','LineWidth',2);
plot([l1+l2+l3 l1+l2+l3+l4],[bb4 bb4],'-r','LineWidth',2);
plot([l1+l2+l3+l4 l1+l2+l3+l4+l5],[bb5 bb5],'-r','LineWidth',2);

%analytical result
ll1=0.01;
plot([0 ll1],[r1 r1],'--k')
rmax=15.63;
ss=[ll1:0.001:Ld];
Bvar=multip./(rhmin+(ll1-ss).*(rhmin-rmax)/(Ld-ll1));
hh3=plot(ss,Bvar,'--k');

sss=[0:0.001:Ld];
Bvar2=multip./(rhmin+(-sss).*(rhmin-rmax)/(Ld));
hh4=plot(sss,Bvar2,'--g');

ssss=[ll1:0.001:Ld];
Bvar3=multip./(b2+(ll1-ssss).*(b2-rmax)/(Ld-ll1));
hh4=plot(ssss,Bvar3,'--c');

legend([hh1,hh2,hh3],'madx_{old}','madx_{new}','anal.','other');